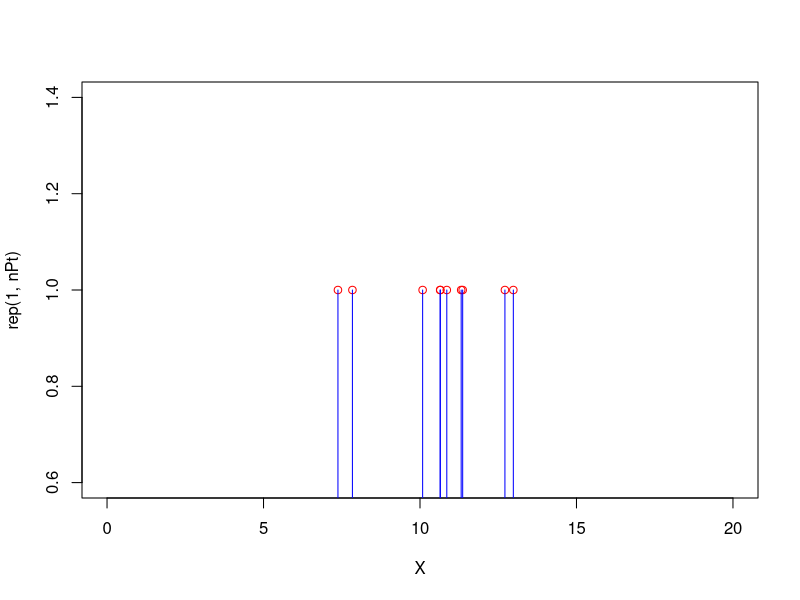
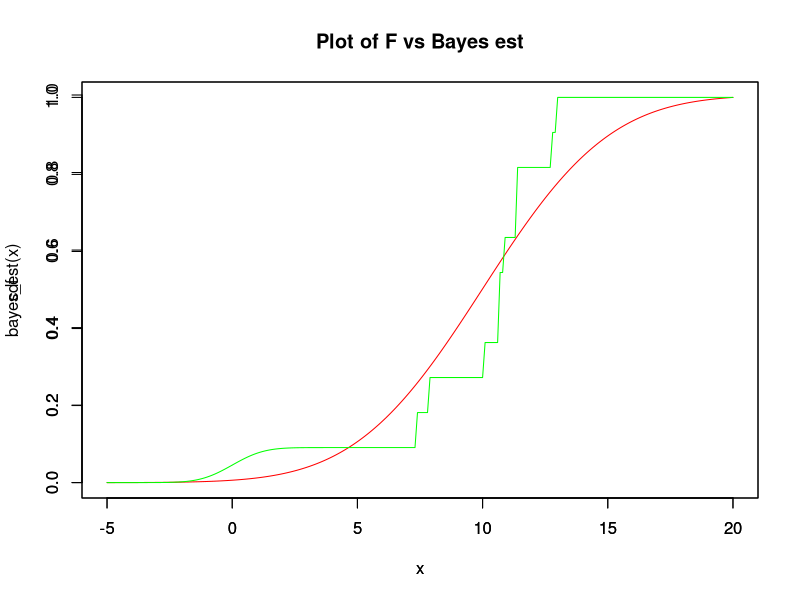
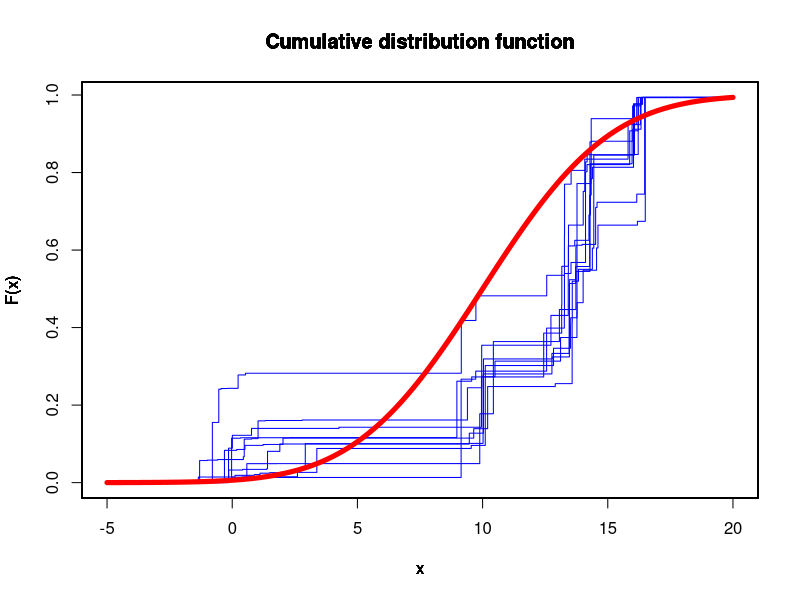

Write R code to recreate these figures, in order.
mu=10
sig=4
nPt=10
X = rnorm(nPt,mean=mu,sd=sqrt(4))
alpha=1


png('1c_1.png')
plot(X,rep(1,nPt),type="p",col="red",xlim=c(0,20))
lines(X,rep(1,nPt),type='h',col="blue")
dev.off()

Fn <- ecdf(X) # The emperical cdf function
F0 <- (function(x){pnorm(x,mean=0,sd=1)})
F <- (function(x){pnorm(x,mean=mu,sd=sig)})

create_bayes_est <- function(alpha,n,F0,Fn) {
	
	return(function(x){n/(alpha+n)*Fn(x) + alpha/(alpha+n)*F0(x)})
}
bayes_est <- create_bayes_est(alpha=alpha,n=nPt,F0=F0,Fn=Fn)

# Plot F vs Bayes estimator
png('1c_2.png')
x <- seq(-5,20,by=0.1)
plot(x,F(x),col="red",main="Plot of F vs Bayes est",ylab="cdf",type="l")
par(new=T)
plot(x,bayes_est(x),col="green",type="l")
dev.off()
#par(new=T)

#Draw 1000 random distribution functions from posterior

sample_post <- function(size) {
	samp <- rep(1,size)
	alpha = 1
	for(i in 1:size) {
		toss <- rbinom(1,1,alpha/(alpha+nPt))
		samp[i] <- toss*rnorm(1) + (1-toss)*sample(knots(Fn),1)
	}
	return(samp)
}

nFunc <- 10
nPoints <- 100
alpha=alpha + nPt
S <- matrix(rep(0,nFunc*nPoints),nFunc)
W <- matrix(rep(0,nFunc*nPoints),nFunc)
S_s <- matrix(rep(0,nFunc*nPoints),nFunc)
W_cdf <- matrix(rep(0,nFunc*nPoints),nFunc)
png("1c_3.png")


for(ff in 1:nFunc) {
	s <- sample_post(nPoints)
	# Get nPoints points from estimator
	w <- rep(0,nPoints)
	b <- rbeta(nPoints,1,alpha)
	wsum <- 0
	for(i in 1:nPoints) {
		w[i] <- (1-wsum)*b[i]
		wsum <- wsum + w[i]
	}
	S[ff,] <- s
	W[ff,] <- w
	s_ <- sort(s,index.return=TRUE)
	w_sorted <- w[s_$ix]
	s_sorted <- s_$x
	w_cdf <- w_sorted
	for(i in 2:nPoints) {
		w_cdf[i] <- w_cdf[i] + w_cdf[i-1]
	}
	W_cdf[ff,] <- w_cdf
	S_s[ff,] <- s_sorted
	plot(c(s_sorted[1]-3,s_sorted,s_sorted[length(s_sorted)]+3),c(0,w_cdf,1),type = "s",xaxt="n", xlab = "x", ylab = "F(x)", main = "Cumulative distribution function",col="blue",yaxt="n")
	par(new=T)
}

# Now plot the Mean of all the Fs and also F0
mean_w <- colMeans(W_cdf)
mean_s <- colMeans(S_s)
x <- seq(-5,20,by=0.1)

#plot(mean_s,mean_w,type="s",col="blue")
#par(new=T)
plot(x,F(x),type="l",col="red",lwd=5)
dev.off()





